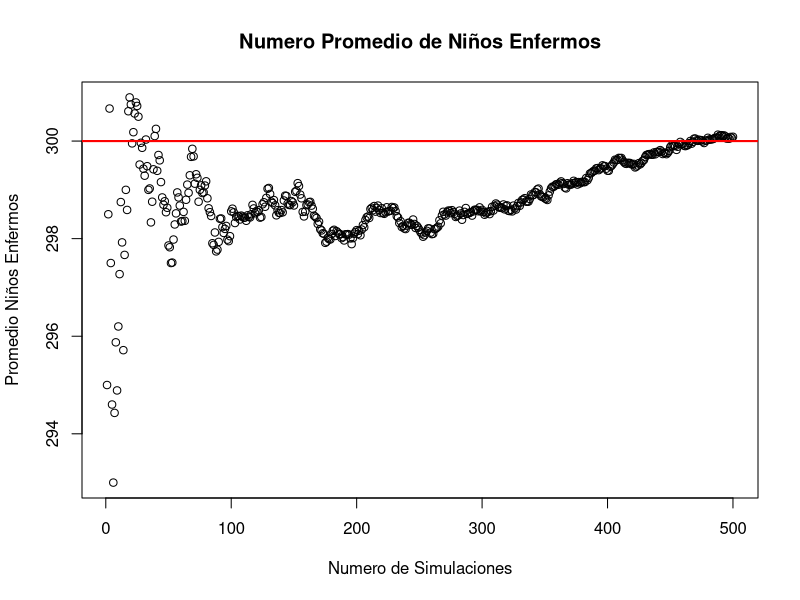

Source code (R):


gene <- c(1,1,1,0,0,
          0,0,0,0,0,
          0,0,0,0,0,
          0,0,0,0,0)
nsimulations <- 500
sick <- c()
babys <-2000
expected_babys <- babys/4
beds <- 500

mean_sick <- c()

for(i in 1:nsimulations){
  test <- replicate(babys,sample(gene,1,replace = TRUE))
  sick <- c(sick,sum(test))

  mean_sick<- c(mean_sick, sum(sick)/(i))
}

plot(1:nsimulations,mean_sick,
     xlab = "Numero de Simulaciones",
     ylab = "Promedio Niños Enfermos",
     main = "Numero Promedio de Niños Enfermos")
abline(h=300,col='red',lwd=2)

